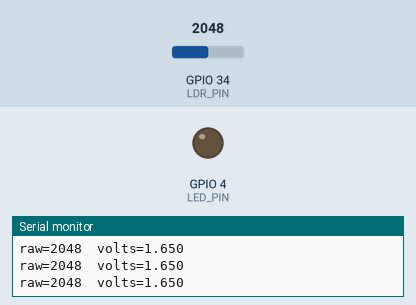
This sketch was run on a simulated ESP32. Shown: output pins drawn as LEDs (lit = HIGH), the last lines printed to the serial monitor. The test bench sets the inputs (shaded band); at power-on: GPIO 34 (LDR_PIN) = 2048 (analog values on the 0–4095 scale).

Above: at 1.3 s.
1.4 s: GPIO 34 (LDR_PIN) set to 108
2.9 s: GPIO 34 (LDR_PIN) set to 92
At 4.0 s:
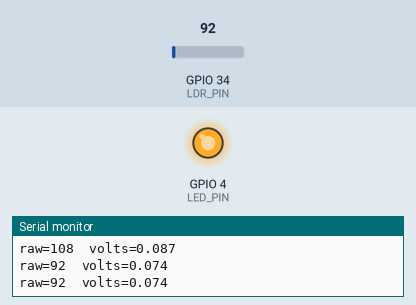
4.5 s: GPIO 34 (LDR_PIN) set to 491
At 5.2 s:
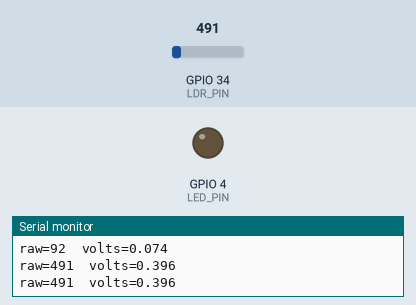
6.0 s: GPIO 34 (LDR_PIN) set to 60
At 6.4 s:
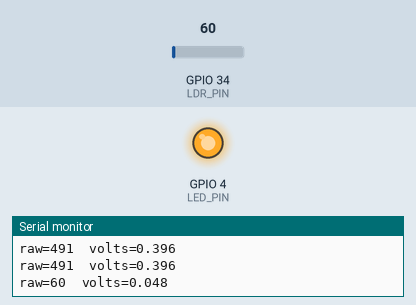
Timing chart, 0 to 8.5 s (numbered marks = the images above; inputs shaded):
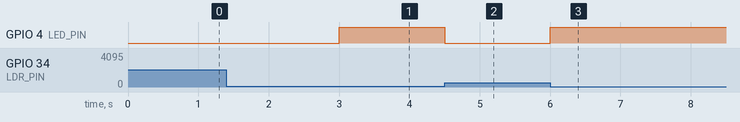

Measured:
- the behaviour switches between 100 and 99 on GPIO 34 (LDR_PIN) (found by bisection; images 0 and 1)
- after the input at 2.9 s, GPIO 4 (LED_PIN): LOW → HIGH after 0.10 s
- after the input at 4.5 s, GPIO 4 (LED_PIN): HIGH → LOW at once
- after the input at 6.0 s, GPIO 4 (LED_PIN): LOW → HIGH at once

The sketch:

LAB1-PARTE.ino
```cpp
// Experiment 1 - ESP32 verification sketch
const int LDR_PIN = 34;      // ADC1 channel, input only
const int LED_PIN = 4;       // on-board LED on many boards
const int THRESHOLD = 100;  // 12-bit range is 0 to 4095

void setup() {
  Serial.begin(115200);
  pinMode(LED_PIN, OUTPUT);
  analogReadResolution(12);
  Serial.println("ESP32 ready");
}

void loop() {
  int raw = analogRead(LDR_PIN);          // 0 to 4095
  float volts = raw * 3.3 / 4095.0;
  digitalWrite(LED_PIN, raw < THRESHOLD ? HIGH : LOW);
  Serial.printf("raw=%d  volts=%.3f\n", raw, volts);
  delay(500);
} 
```
